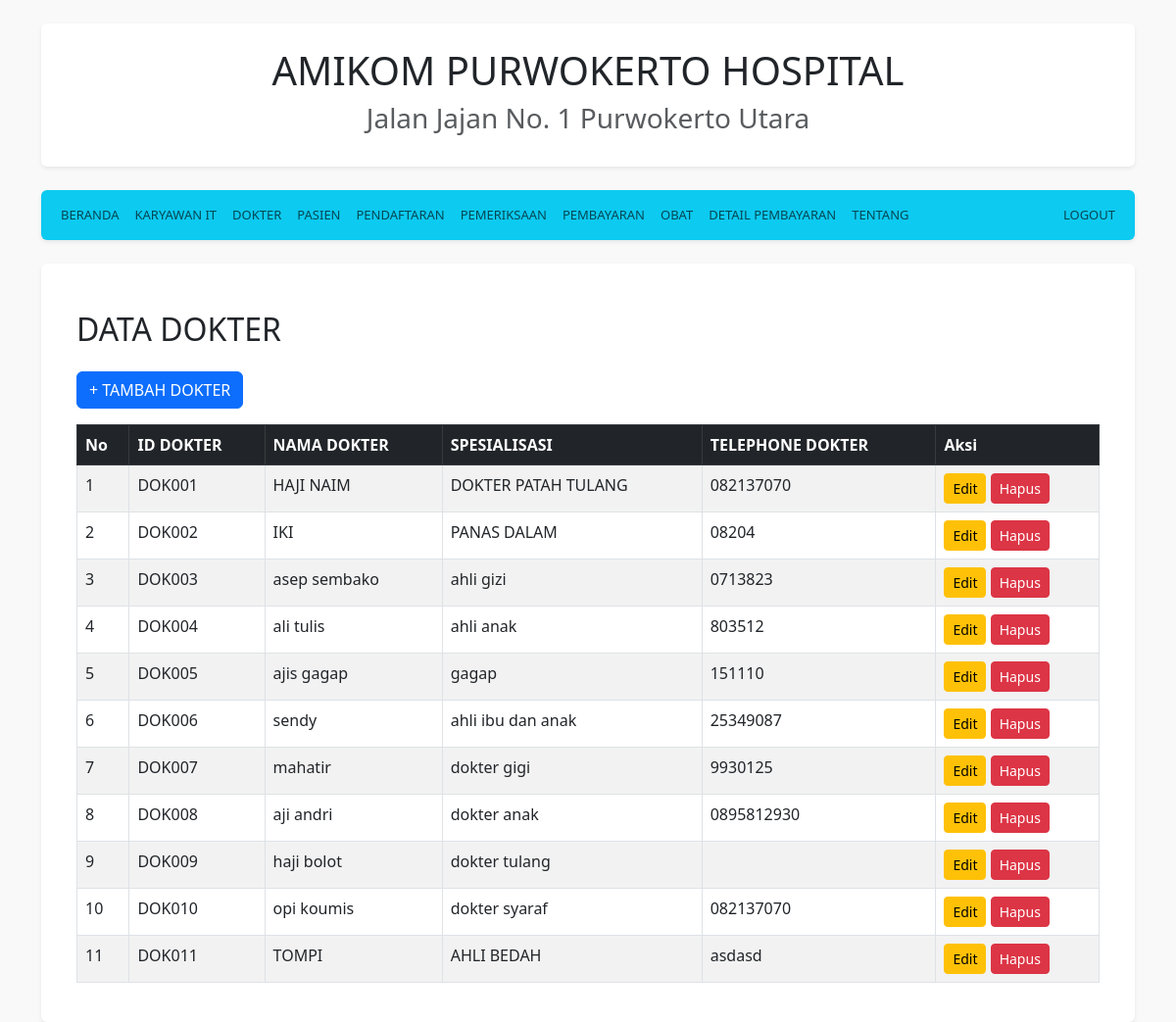
Page /home.php?page=dokter (signed in) on the committed database.
### tables this page shows
CREATE TABLE `tbdokter` (
  `idDokter` varchar(10) NOT NULL,
  `namaDokter` varchar(40) DEFAULT NULL,
  `spesialisasi` varchar(20) DEFAULT NULL,
  `telephoneDokter` varchar(15) DEFAULT NULL
);

### views/dokter.php (the view, shortened to what this page needs)
<?php
$title = "DATA DOKTER";
?>
<a href="./action/tambah/dokter.php" class="btn btn-primary mb-3">+ TAMBAH DOKTER</a>
<div class="table-responsive">
    <table class="table table-striped table-bordered">
        <thead class="table-dark">
            <tr>
                <th>No</th>
                <th>ID DOKTER</th>
                <th>NAMA DOKTER</th>
                <th>SPESIALISASI</th>
                <th>TELEPHONE DOKTER</th>
                <th>Aksi</th>
            </tr>
        </thead>
        <tbody>
            <?php
            include 'koneksi.php';
            $no = 1;
            $data = mysqli_query($koneksi, "SELECT * FROM tbDokter ORDER BY idDokter");
            while($d = mysqli_fetch_array($data)){
            ?>
            <tr>
                <td><?php echo $no++; ?></td>
                <td><?php echo htmlspecialchars($d['idDokter']); ?></td>
                <td><?php echo htmlspecialchars($d['namaDokter']); ?></td>
                <td><?php echo htmlspecialchars($d['spesialisasi']); ?></td>
                <td><?php echo htmlspecialchars($d['telephoneDokter']); ?></td>
                <td>
                    <a href="pages/edit/dokter.php?idDokter=<?php echo (isset($d['idDokter'])) ? $d['idDokter'] : ''; ?>" class="btn btn-warning btn-sm">Edit</a>
                    <a href="pages/hapus/dokter.php?idDokter=<?php echo (isset($d['idDokter'])) ? $d['idDokter'] : ''; ?>" class="btn btn-danger btn-sm" onclick="return confirm('Apakah Anda yakin ingin menghapus data ini?');">Hapus</a>
                </td>
            </tr>
            <?php
            }
            ?>
        </tbody>
    </table>
</div>
<?php
$content = ob_get_clean();
include 'template.php';
?>

### home.php (shortened to what this page needs)
<!DOCTYPE html>
<html lang="en">
<head>
    <link href="https://cdn.jsdelivr.net/npm/bootstrap@5.3.0/dist/css/bootstrap.min.css" rel="stylesheet">
</head>
<body>
    <div class="container mt-4">
        <header class="bg-white p-4 rounded shadow-sm mb-4">
            <h1 class="text-center">AMIKOM PURWOKERTO HOSPITAL</h1>
            <h3 class="text-center text-muted">Jalan Jajan No. 1 Purwokerto Utara</h3>
        </header>
        <nav class="navbar navbar-expand-lg navbar-light bg-info rounded shadow-sm mb-4">
            <div class="container-fluid">
                <div class="collapse navbar-collapse d-flex justify-content-between" id="navbarNav">
                    <ul class="navbar-nav">
                        <li class="nav-item"><a class="nav-link" href="home.php?page=beranda">BERANDA</a></li>
                        <li class="nav-item"><a class="nav-link" href="home.php?page=karyawan">KARYAWAN IT</a></li>
                        <li class="nav-item"><a class="nav-link" href="home.php?page=dokter">DOKTER</a></li>
                        <li class="nav-item"><a class="nav-link" href="home.php?page=pasien">PASIEN</a></li>
                        <li class="nav-item"><a class="nav-link" href="home.php?page=pendaftaran">PENDAFTARAN</a></li>
                        <li class="nav-item"><a class="nav-link" href="home.php?page=pemeriksaan">PEMERIKSAAN</a></li>
                        <li class="nav-item"><a class="nav-link" href="home.php?page=pembayaran">PEMBAYARAN</a></li>
                        <li class="nav-item"><a class="nav-link" href="home.php?page=obat">OBAT</a></li>
                        <li class="nav-item"><a class="nav-link" href="home.php?page=detail">DETAIL PEMBAYARAN</a></li>
                        <li class="nav-item"><a class="nav-link" href="home.php?page=tentang">TENTANG</a></li>
                    </ul>
                    <ul class="navbar-nav">
                        <li class="nav-item"><a class="nav-link" href="logout.php">LOGOUT</a></li>
                    </ul>
                </div>
            </div>
        </nav>
        <div class="bg-white p-4 rounded shadow-sm">
            <?php
            if(isset($_GET['page'])){
                $page = $_GET['page'];
                switch ($page) {
                    case 'dokter':
                        include "views/dokter.php";
                        break;
                }
            } else {
                include "views/beranda.php";
            }
            ?>
        </div>
    </div>
</body>
</html>

### views/template.php (shortened to what this page needs)
<!DOCTYPE html>
<html lang="en">
<head>
    <link href="https://cdn.jsdelivr.net/npm/bootstrap@5.3.0/dist/css/bootstrap.min.css" rel="stylesheet">
</head>
<body>
    <div class="container mt-4">
        <h2 class="mb-4"><?php echo $title; ?></h2>
        <?php echo $content; ?>
    </div>
</body>
</html>

### home.php (style rules this page uses)
body { background-color: #f9f9f9; font-size: 16px; color: #444; }
.navbar-nav .nav-link { text-transform: uppercase; font-size: 13px; font-weight: 400; transition: all 0.3s ease-in-out; }

### views/template.php (style rules this page uses)
body { background-color: #f9f9f9; }

### rows in the picture
tbdokter: idDokter "DOK001", namaDokter "HAJI NAIM", spesialisasi "DOKTER PATAH TULANG", telephoneDokter "082137070"
tbdokter: idDokter "DOK002", namaDokter "IKI", spesialisasi "PANAS DALAM", telephoneDokter "08204"
tbdokter: idDokter "DOK003", namaDokter "asep sembako", spesialisasi "ahli gizi", telephoneDokter "0713823"
tbdokter: idDokter "DOK004", namaDokter "ali tulis", spesialisasi "ahli anak", telephoneDokter "803512"
tbdokter: idDokter "DOK005", namaDokter "ajis gagap", spesialisasi "gagap", telephoneDokter "151110"
tbdokter: idDokter "DOK006", namaDokter "sendy", spesialisasi "ahli ibu dan anak", telephoneDokter "25349087"
tbdokter: idDokter "DOK007", namaDokter "mahatir", spesialisasi "dokter gigi", telephoneDokter "9930125"
tbdokter: idDokter "DOK008", namaDokter "aji andri", spesialisasi "dokter anak", telephoneDokter "0895812930"
tbdokter: idDokter "DOK009", namaDokter "haji bolot", spesialisasi "dokter tulang"
tbdokter: idDokter "DOK010", namaDokter "opi koumis", spesialisasi "dokter syaraf", telephoneDokter "082137070"
tbdokter: idDokter "DOK011", namaDokter "TOMPI", spesialisasi "AHLI BEDAH", telephoneDokter "asdasd"

### other values in the picture
$title "DATA DOKTER"
